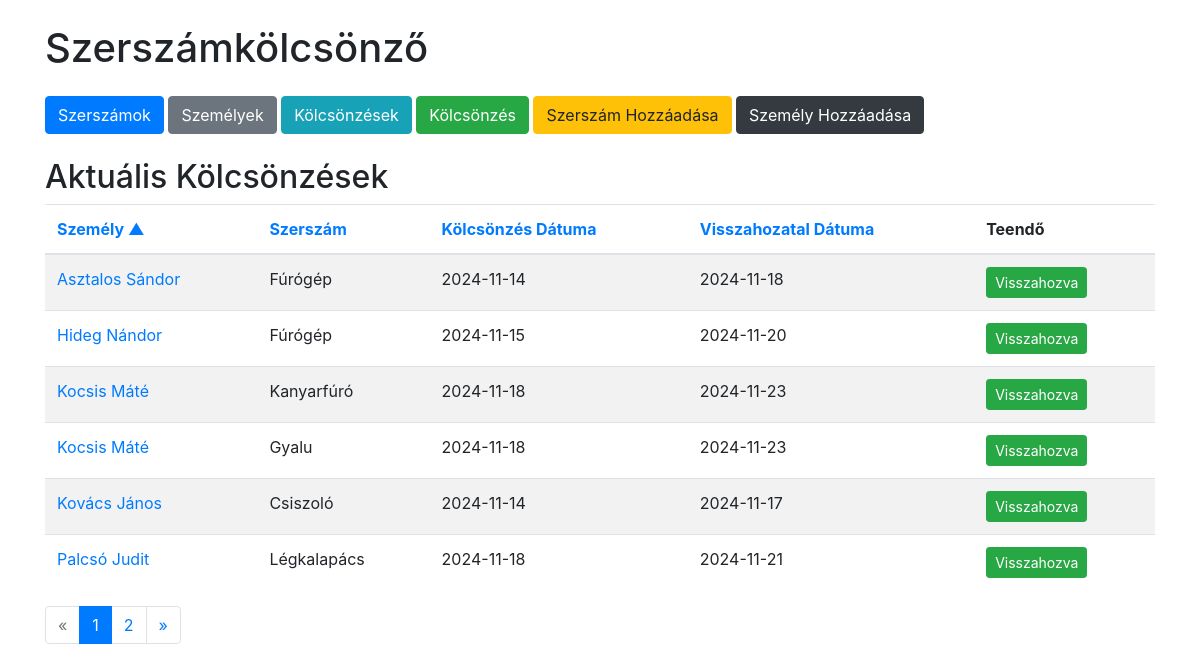
The page /loans?sort=person_name&order=asc&page=1 on the database as committed earlier.
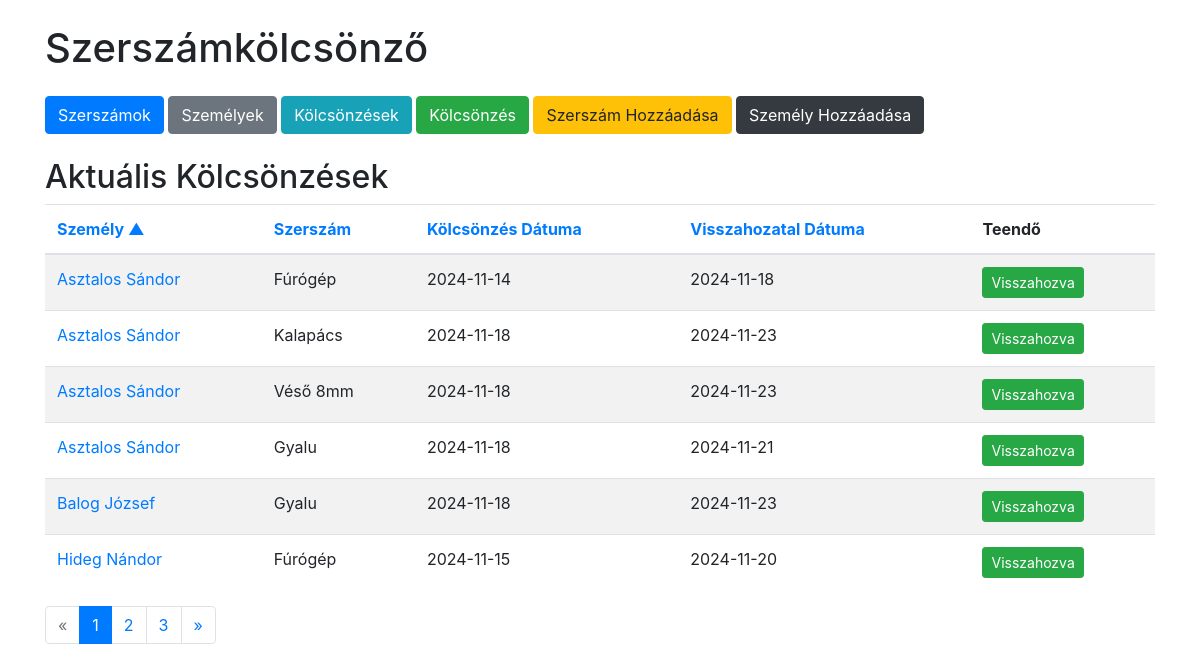
The same page on the database as committed later.
### tables this page shows
CREATE TABLE loans (
            id INTEGER PRIMARY KEY AUTOINCREMENT,
            person_id INTEGER NOT NULL,
            tool_id INTEGER NOT NULL,
            loan_date DATE NOT NULL,
            return_date DATE NOT NULL,
            FOREIGN KEY(person_id) REFERENCES persons(id),
            FOREIGN KEY(tool_id) REFERENCES tools(id)
        );

CREATE TABLE persons (
            id INTEGER PRIMARY KEY AUTOINCREMENT,
            name TEXT NOT NULL,
            address TEXT NOT NULL
        );

CREATE TABLE tools (
            id INTEGER PRIMARY KEY AUTOINCREMENT,
            name TEXT NOT NULL,
            quantity INTEGER NOT NULL
        );

### app.py (the view)
@app.route('/loans')
def loans():
    sort = request.args.get('sort', 'loan_date')
    order = request.args.get('order', 'asc')
    page = int(request.args.get('page', 1))
    per_page = PER_PAGE
    valid_sort_columns = ['person_name', 'tool_name', 'loan_date', 'return_date']
    if sort not in valid_sort_columns:
        sort = 'loan_date'
    if order not in ['asc', 'desc']:
        order = 'asc'
    sort_column_mapping = {
        'person_name': 'persons.name',
        'tool_name': 'tools.name',
        'loan_date': 'loans.loan_date',
        'return_date': 'loans.return_date'
    }
    order_by = f"{sort_column_mapping[sort]} {order.upper()}"
    conn = get_db_connection()
    count_query = '''
        SELECT COUNT(*)
        FROM loans
        JOIN persons ON loans.person_id = persons.id
        JOIN tools ON loans.tool_id = tools.id
    '''
    total = conn.execute(count_query).fetchone()[0]
    total_pages = math.ceil(total / per_page)
    loans_query = f'''
        SELECT loans.id, persons.name AS person_name, tools.name AS tool_name, loans.loan_date, loans.return_date, tools.quantity AS tool_quantity
        FROM loans
        JOIN persons ON loans.person_id = persons.id
        JOIN tools ON loans.tool_id = tools.id
        ORDER BY {order_by}
        LIMIT ? OFFSET ?
    '''
    loans = conn.execute(loans_query, (per_page, (page - 1) * per_page)).fetchall()
    conn.close()
    return render_template('loans.html',
                           loans=loans,
                           current_sort=sort,
                           current_order=order,
                           page=page,
                           total_pages=total_pages)

### app.py (called while the page is built)
def get_db_connection():
    conn = sqlite3.connect(DATABASE)
    conn.row_factory = sqlite3.Row
    return conn

### templates/loans.html (shortened to what this page needs)
{% extends 'base.html' %}
{% block content %}
<h2>Aktuális Kölcsönzések</h2>
<table class="table table-striped">
    <thead>
        <tr>
            <th>
                <a href="{{ url_for('loans', sort='person_name', order='asc' if current_sort != 'person_name' or current_order == 'desc' else 'desc', page=page) }}">
                    Személy
                    {% if current_sort == 'person_name' %}
                        {% if current_order == 'asc' %}
                            &#9650;
                        {% else %}
                            &#9660;
                        {% endif %}
                    {% endif %}
                </a>
            </th>
            <th>
                <a href="{{ url_for('loans', sort='tool_name', order='asc' if current_sort != 'tool_name' or current_order == 'desc' else 'desc', page=page) }}">
                    Szerszám
                </a>
            </th>
            <th>
                <a href="{{ url_for('loans', sort='loan_date', order='asc' if current_sort != 'loan_date' or current_order == 'desc' else 'desc', page=page) }}">
                    Kölcsönzés Dátuma
                </a>
            </th>
            <th>
                <a href="{{ url_for('loans', sort='return_date', order='asc' if current_sort != 'return_date' or current_order == 'desc' else 'desc', page=page) }}">
                    Visszahozatal Dátuma
                </a>
            </th>
            <th>Teendő</th>
        </tr>
    </thead>
    <tbody>
        {% for loan in loans %}
        <tr>
            <td>
                <a href="#" data-toggle="modal" data-target="#personModal" data-id="{{ loan.id }}" class="person-link">{{ loan.person_name }}</a>
            </td>
            <td>
                <span data-toggle="tooltip" data-placement="top" title="Raktárkészlet: {{ loan.tool_quantity }}">{{ loan.tool_name }}</span>
            </td>
            <td>{{ loan.loan_date }}</td>
            <td>{{ loan.return_date }}</td>
            <td>
                <form action="{{ url_for('return_tool', loan_id=loan.id) }}" method="post">
                    <button type="submit" class="btn btn-sm btn-success">Visszahozva</button>
                </form>
            </td>
        </tr>
        {% endfor %}
    </tbody>
</table>
<nav aria-label="Page navigation">
  <ul class="pagination">
    <li class="page-item {% if page == 1 %}disabled{% endif %}">
      <a class="page-link" href="{{ url_for('loans', sort=current_sort, order=current_order, page=page-1) }}" aria-label="Previous">
        <span aria-hidden="true">&laquo;</span>
      </a>
    </li>
    {% for p in range(1, total_pages + 1) %}
    <li class="page-item {% if p == page %}active{% endif %}">
      <a class="page-link" href="{{ url_for('loans', sort=current_sort, order=current_order, page=p) }}">{{ p }}</a>
    </li>
    {% endfor %}
    <li class="page-item {% if page == total_pages %}disabled{% endif %}">
      <a class="page-link" href="{{ url_for('loans', sort=current_sort, order=current_order, page=page+1) }}" aria-label="Next">
        <span aria-hidden="true">&raquo;</span>
      </a>
    </li>
  </ul>
</nav>
{% endblock %}

Rows that differ between the two databases and show on the page:
no longer on this page (row unchanged): loans: person_name "Kocsis Máté", tool_name "Kanyarfúró", loan_date "2024-11-18", return_date "2024-11-23"
no longer on this page (row unchanged): loans: person_name "Kocsis Máté", tool_name "Gyalu", loan_date "2024-11-18", return_date "2024-11-23"
no longer on this page (row unchanged): loans: person_name "Kovács János", tool_name "Csiszoló", loan_date "2024-11-14", return_date "2024-11-17"
no longer on this page (row unchanged): loans: person_name "Palcsó Judit", tool_name "Légkalapács", loan_date "2024-11-18", return_date "2024-11-21"
added loans: person_name "Asztalos Sándor", tool_name "Kalapács", loan_date "2024-11-18", return_date "2024-11-23"
added loans: person_name "Asztalos Sándor", tool_name "Véső 8mm", loan_date "2024-11-18", return_date "2024-11-23"
added loans: person_name "Asztalos Sándor", tool_name "Gyalu", loan_date "2024-11-18", return_date "2024-11-21"
added loans: person_name "Balog József", tool_name "Gyalu", loan_date "2024-11-18", return_date "2024-11-23"
Other text that changed with them:
new list line: "3"
